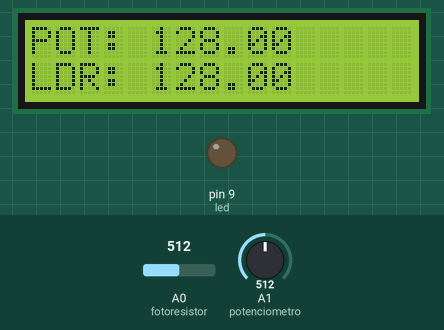
Bench run of a sketch on a simulated Arduino Uno, built with avr-gcc and run on an emulated ATmega328P. Shown: 16×2 character LCD, output pins drawn as LEDs (lit = HIGH). The inputs (shaded band) are chosen by the test bench; at power-on: A0 (fotoresistor) = 512, A1 (potenciometro) = 512. What the sketch prints to the serial monitor is not drawn.

Above: at 1.2 s.
1.3 s: A0 (fotoresistor) set to 511
At 1.46 s:
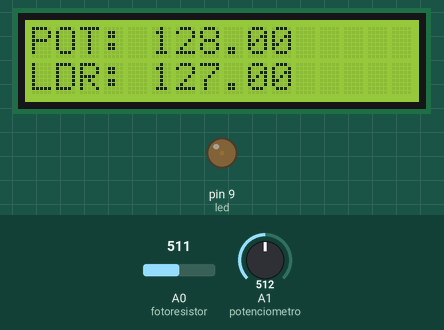
3.0 s: A1 (potenciometro) set to 716
At 4.4 s:
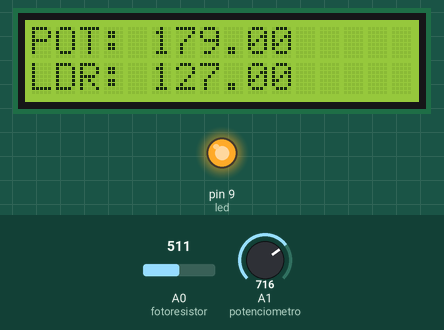
4.7 s: A0 (fotoresistor) set to 900
At 5.3 s:
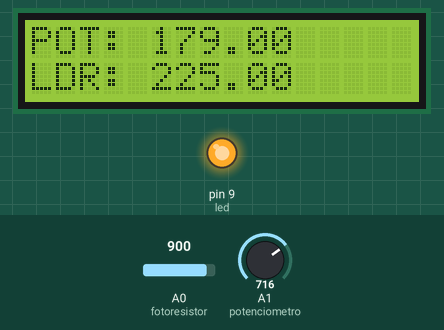
6.2 s: A1 (potenciometro) set to 900
At 7.4 s:
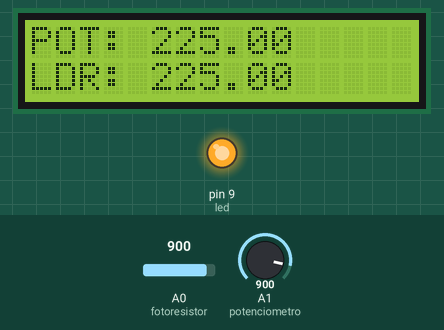
7.7 s: A1 (potenciometro) set to 887
At 8.6 s:
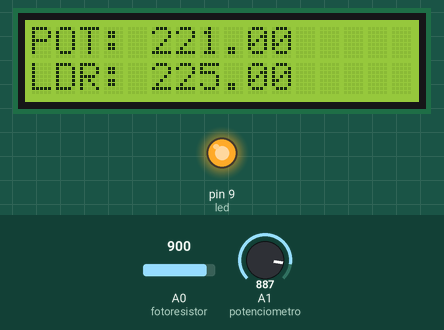
9.2 s: A0 (fotoresistor) set to 1023
At 10.8 s:
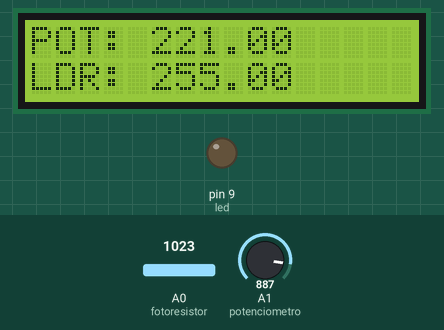
Timing chart, 0 to 11.7 s (numbered marks = the images above; inputs shaded):
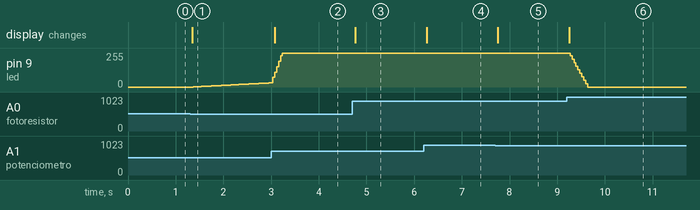

The sketch:

PID_LDR.ino
```cpp
#include <Wire.h>
#include <LiquidCrystal_I2C.h>

// Inicializa o LCD
LiquidCrystal_I2C lcd(0x3F,2,1,0,4,5,6,7,3, POSITIVE);

double P, I = 0, pi = 0;
double erro;
double pot;
double ldr;
double last, delta;
double led = 9;
double fotoresistor = A0;
double potenciometro = A1;


void setup() {
  Serial.begin(9600);
  pinMode(fotoresistor, INPUT);
  pinMode(potenciometro, INPUT);
  pinMode(led, OUTPUT);

  //Inicializa LCD
  lcd.begin (16,2);

}

void loop() {
  erro = 0;
  pot = 0;
  ldr = 0;

  for (int ii = 0; ii < 50; ii++) {
    pot += (double) (analogRead(potenciometro) >> 2)/50;
    ldr += (double) (analogRead(fotoresistor) >> 2) /50;
    erro += (pot - ldr) / 50.0;
  }

  delta = (millis() - last) / 1000;
  last = millis();
  P += (erro * 0.9) ;
  I += ((erro * 15) * delta );
  pi = P + I ;


  pi = pi < 0 ? 0 : pi; // se pi<0 ele recebe 0
  pi = pi > 255 ? 255 : pi; // se pi>255 ele recebe 255

  analogWrite(led, pi);

  Serial.print(pot);
  Serial.print(" ");
  Serial.print(ldr);
  Serial.print(" ");
//  Serial.print(pi);
 // Serial.print(" ");
  Serial.println(erro);
  //Serial.print(" ");
  //Serial.println(I);
  lcd.setCursor(0,0);
  lcd.print("POT: ");
  lcd.print(pot);
  lcd.setCursor(0,1);
  lcd.print("LDR: ");
  lcd.print(ldr);

}
```

Measured:
- after the input at 1.3 s, pin 9 (led): moves from 0/255 to 31/255 over 1.6 s, starting after 0.07 s; the display: changes after 0.05 s (image 1)
- after the input at 3.0 s, the display: changes after 0.07 s (image 2)
- after the input at 4.7 s, the display: changes after 0.06 s (image 3)
- after the input at 6.2 s, pin 9 (led): stays 255/255 (without the input it goes to 222/255 after 0.20 s); the display: changes after 0.06 s (image 4)
- after the input at 7.7 s, the display: changes after 0.05 s (image 5)
- after the input at 9.2 s, the display: changes after 0.05 s (image 6)
